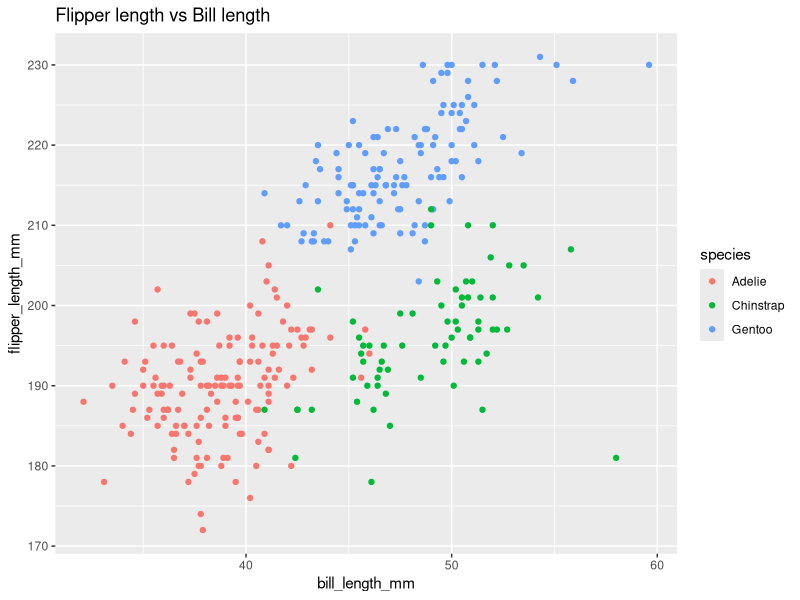
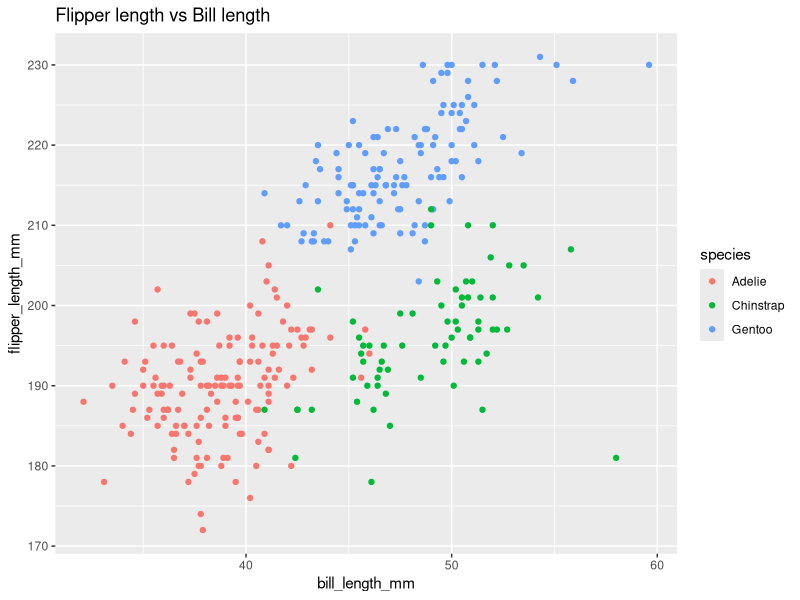

The R script that drew these images, in order:
## ---- chunk 1
knitr::opts_chunk$set(echo = TRUE)
library(tidyverse) # load the ggplot package 
## ---- chunk 2
#install.packages("palmerpenguins")
data("penguins", package = "palmerpenguins")
## ---- chunk 3
print(ncol(penguins)) #print number of columns 
print(nrow(penguins)) #print number of rows 

summary(penguins)
## ---- chunk 4
ggplot(penguins, aes(x=bill_length_mm,y=flipper_length_mm, color = species))+geom_point()+
ggtitle("Flipper length vs Bill length")
ggsave("penguins_scatter_plot.pdf", height = 4, width = 6)
## ---- chunk 5
problem2df <- tibble(
  random_normal = rnorm(10),
  logic_vec = random_normal>0,
  character_vec = c('a','b','c','d','e','f','g','h','i','j'),
  factor_vec = factor(c("high", "medium", "low", "low", "high", "low", "medium","medium", "low","high"))
  )

## ---- chunk 6
mean(problem2df)
## ---- chunk 7
first_col <- pull(problem2df,random_normal) 
print(mean(first_col))

second_col <-pull(problem2df,logic_vec)
print(mean(second_col)) 

third_col <-pull(problem2df,character_vec)
print(mean(third_col)) 

fourth_col <-pull(problem2df,factor_vec)
print(mean(fourth_col)) 

